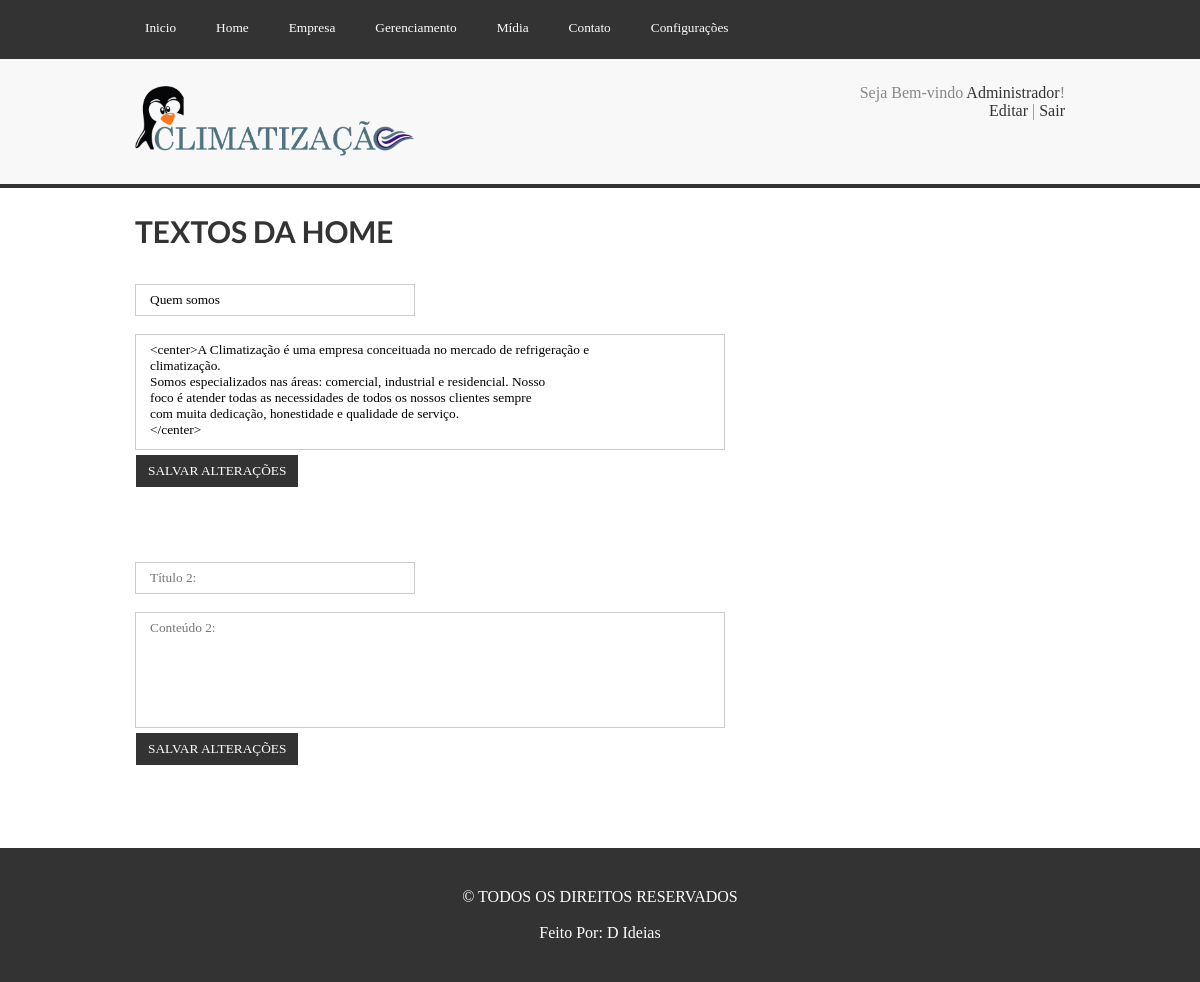
The page /cms/home.php?m=2 (signed in) on the database its author committed.
### tables this page shows
CREATE TABLE `usuarios` (
  `id_us` int(11) NOT NULL,
  `nome_us` varchar(60) NOT NULL,
  `usuario_us` varchar(32) NOT NULL,
  `email_us` varchar(80) NOT NULL,
  `senha_us` char(40) NOT NULL
);

CREATE TABLE `textos` (
  `pagina` varchar(40) NOT NULL,
  `nome` varchar(40) NOT NULL,
  `conteudo` mediumtext NOT NULL,
  `titulo` varchar(120) NOT NULL DEFAULT 'Sem Titulo'
);

### cms/php/class/usuario.class.php (called while the page is built, shortened)
<?php
	class Usuario
	{
		function CarregarDados($conn, $id){
			$select = mysqli_query($conn, "SELECT * FROM usuarios WHERE id_us=$id");
			if(mysqli_num_rows($select)==1){
				$dados = mysqli_fetch_assoc($select);
				$this->nome = $dados['nome_us'];
			}else{
				return false;
			}
		}
	}
?>

### cms/php/class/textos.class.php (called while the page is built, shortened)
<?php
	class Texto
	{
		public function CarregarConteudo($conn, $pagina, $nome){
			$Select = mysqli_query($conn, "SELECT * FROM textos WHERE pagina='$pagina' AND nome='$nome'");
			$dados = mysqli_fetch_object($Select);
			$this->Conteudo = $dados->conteudo;
			$this->Titulo = $dados->titulo;
		}
	}
?>

### cms/includes/textos-home.php (the view, shortened to what this page needs)
<section class="Centro CentroConteudo">
		<?php
			include_once('php/class/textos.class.php');
		?>
		<h2 class="TituloPagina">Textos da Home</h2>
		<?php for($i=1; $i<=2; $i++):?>
		<?php
			$Texto = new Texto;
			$Texto->CarregarConteudo($conn, 'home', 'textohome'.$i);
		?>
		<form name="txthome<?php echo $i;?>" method="post" enctype="multipart/form-data" onsubmit="return TextoHome<?php echo $i;?>(this)">
			<div class="Linha">
			<?php if($i!=1){?>
			<input type="text" name="titulo" class="Campo inputcadu" placeholder="Título <?php echo $i;?>: " value="<?php echo $Texto->Titulo;?>"/>
			<?php }else{?>
			<input type="text" name="titulo" class="Campo inputcadu" placeholder="Título <?php echo $i;?>: " value="<?php echo $Texto->Titulo;?>"/>
			<?php }?>
			<br/><br/>
				<textarea name="conteudo" class="Campo textarea" placeholder="Conteúdo <?php echo $i;?>:"><?php echo $Texto->Conteudo;?></textarea><br/>
				<input type="submit" value="Salvar Alterações" class="Btn"/><br/>
				<p class="Resp<?php echo $i;?>">&nbsp;</p>
				<br/><br/>
			</div>
		</form>
		<?php endfor;?>
		<br/>
</section>

### cms/includes/topo.php (shortened to what this page needs)
<?php
	include_once('php/class/usuario.class.php');
	$Usuario = new Usuario;
	$Usuario->CarregarDados($conn, $_SESSION['id']);
?>
		<nav>
			<section class="Centro">
				<ul class="ListaMenu">
					<li>
						<a href="index.php">
							<button class="BtnMenu">Inicio</button>
						</a>
					</li>
					<li>
						<a href="#"><button class="BtnMenu">Home</button></a>
					</li>
					<li>
						<a href="empresa.php?m=1"><button class="BtnMenu">Empresa</button></a>
					</li>
					<li>
						<a href="#"><button class="BtnMenu">Gerenciamento</button></a>
					</li>
					<li>
						<a href="#"><button class="BtnMenu">Mídia</button></a>
					</li>
					<li>
						<a href="contato.php?m=1"><button class="BtnMenu">Contato</button></a>
					</li>
					<li>
						<a href="#"><button class="BtnMenu">Configurações</button></a>
					</li>
				</ul>
				<div class="esp"></div>
			</section>
		</nav>
		<header>
			<section class="Centro">
				<a href="../index.php">
					<img src="../imagens/logo1.png" alt="" class="Logo"/>
				</a>
				<div class="TopoSair">
					Seja Bem-vindo <a href="config.php?m=3"><?php echo $Usuario->nome;?></a>!<br/>
					<a href="config.php?m=3">Editar</a> | <a href="php/sair.php">Sair</a>
				</div>
				<div class="esp"></div>
			</section>
		</header>

### cms/css/style.css (style rules this page uses)
* { padding: 0; margin: 0; font-family: "Century Gothic"; outline: none; }
.esp { width: 100%; height: 1px; clear: both; }
header { width: 100%; height: auto; padding: 25px 0; background: #f8f8f8; border-top: 2px solid #333; border-bottom: 4px solid #333; }
.Centro { width: 930px; height: auto; margin: auto; position: relative; }
.Logo { width: auto; max-width: 30%; float: left; height: auto; max-height: 130px; }
.TopoSair { width: 30%; height: auto; float: right; text-align: right; font-size: 16px; color: #888; }
.TopoSair a { font-size: 16px; color: #333; text-decoration: none; }
nav { background: #333; width: 100%; height: auto; }
.ListaMenu { list-style: none; }
.ListaMenu li { float: left; margin-right: 20px; text-align: left; position: relative; }
.ListaMenu li a { text-decoration: none; color: #fff; }
.BtnMenu { padding: 20px 10px; border: 0; background: #333; color: #fff; cursor: pointer; transition: 0.5s; }
.CentroConteudo { min-height: 400px; }
.TituloPagina { font-family: LatoBold; font-weight: 100; color: #333; text-transform: uppercase; padding: 25px 0; font-size: 30px; }
.Linha { width: 100%; height: auto; padding: 10px 0; }
.Campo { padding: 7px 14px; border: 1px solid #ccc; outline: none; transition:0.5s; }
.Btn { padding: 8px 12px; text-transform: uppercase; color: #fff; background: #333; border: 1px solid #fff; transition: 0.5s; cursor: pointer; }
.inputcadu { width: 250px; }
.textarea { resize: none; width: 560px; height: 100px; }

### rows shown on the page
usuarios: nome_us "Administrador"
textos: titulo "Quem somos", conteudo "<center>A Climatização é uma empresa conceituada no mercado de refrigeração e climatização. Somos especializados nas áreas: comercial, industrial e residencial. Nosso foco é atender todas as necessidades de todos os nossos clientes sempre com muita dedicação, honestidade e qualidade de serviço. </center>"
